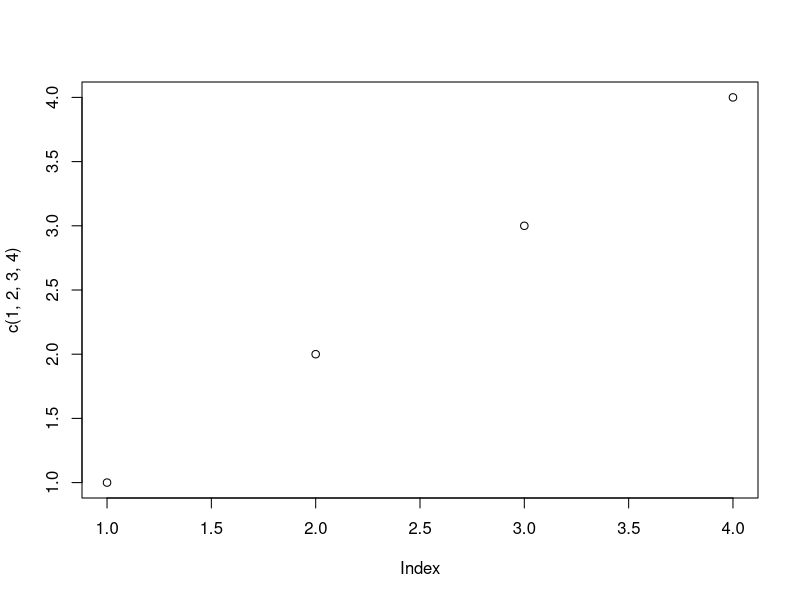

This chart was generated by the following R code:
## ---- chunk 1
# This is a so-called "R chunk" where you can write R code.

#date(4.11.2021)

## ---- chunk 2
plot(c(1,2,3,4))
